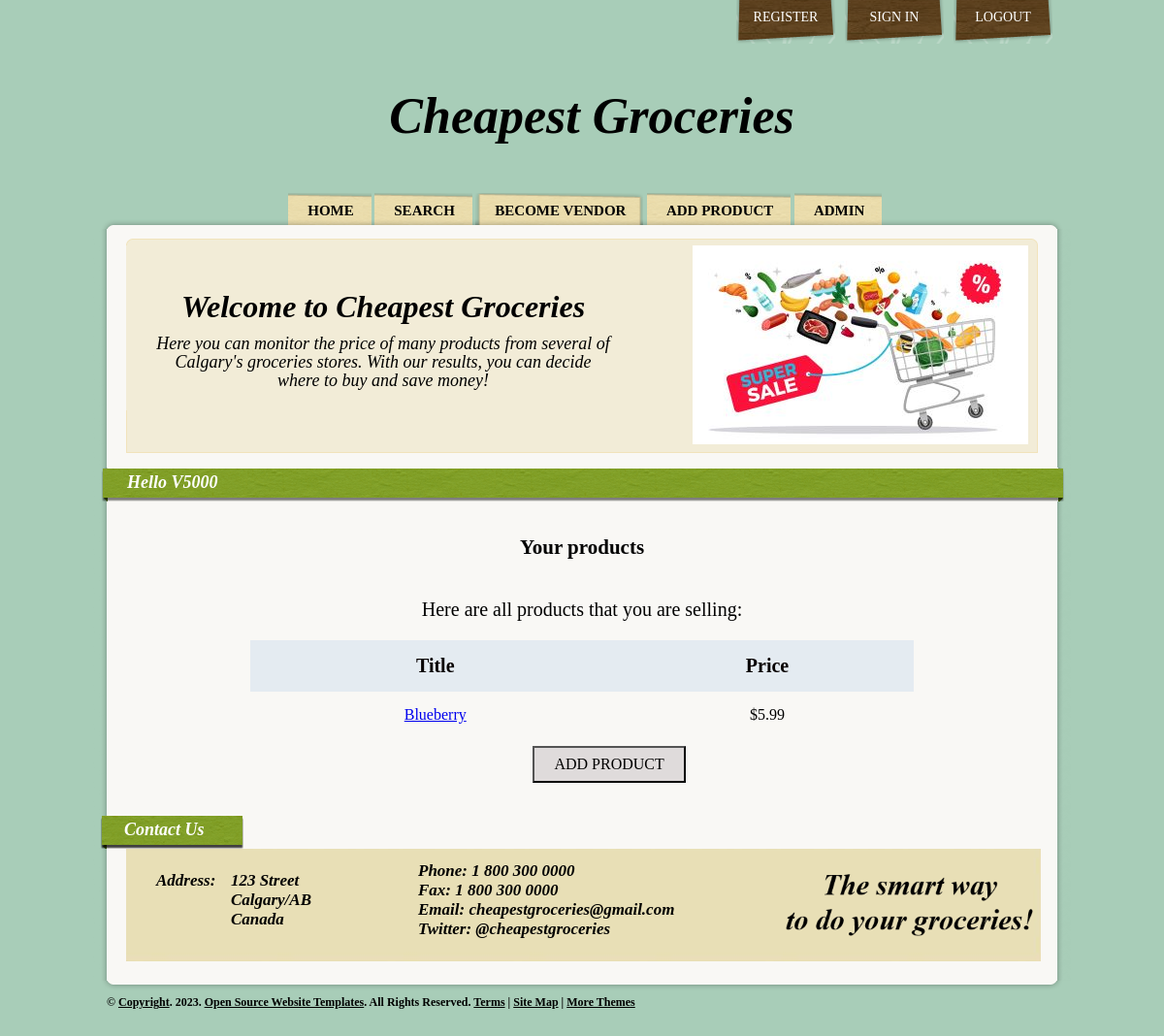
The page /vendor_admin/ (signed in) on the database as committed earlier.
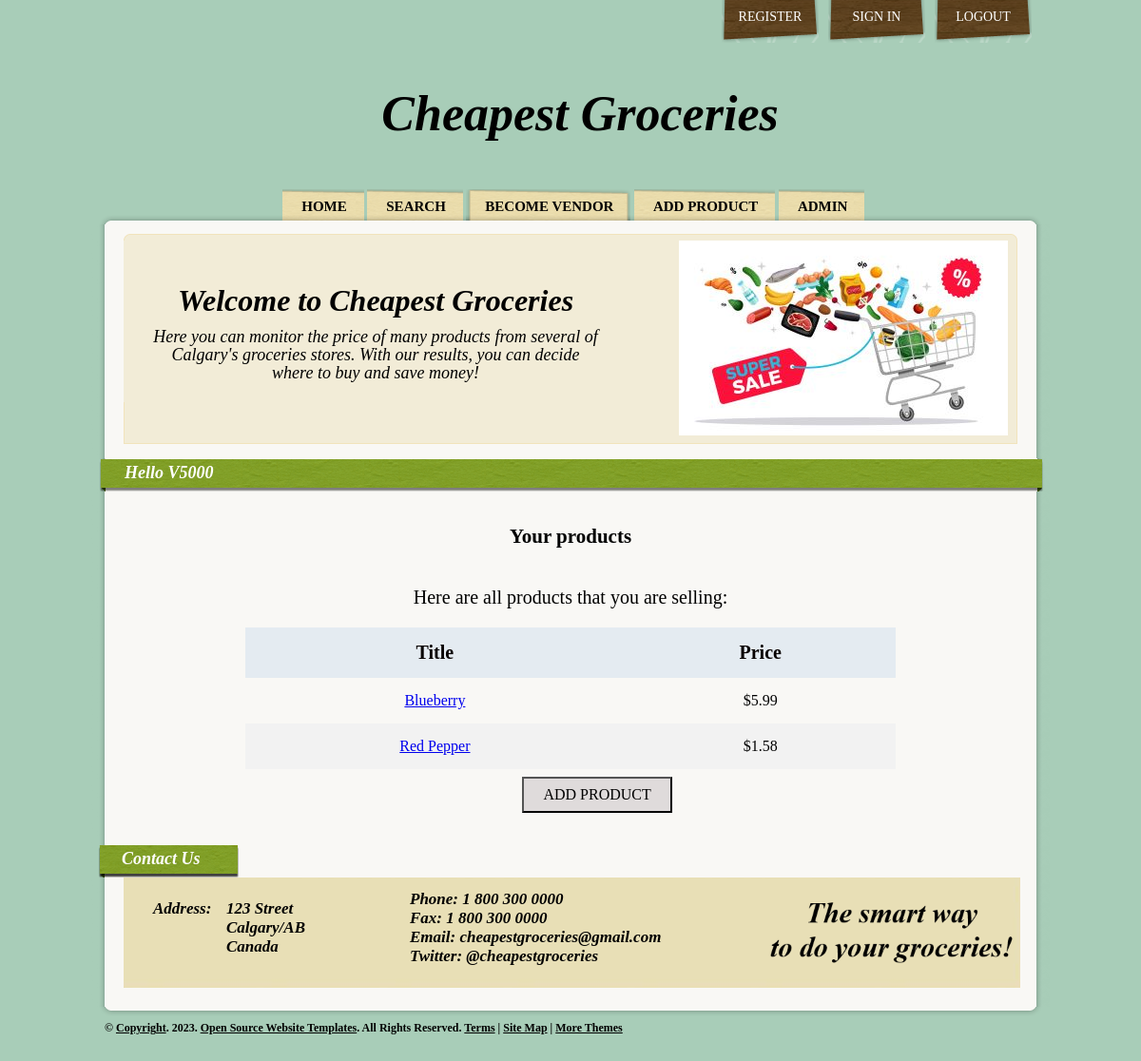
The same page on the database as committed later.
### products/models.py (models this page shows, shortened)
class Product(models.Model):
    category    = models.ForeignKey(Category, related_name = 'products', on_delete = models.CASCADE)
    vendor      = models.ForeignKey(Vendor, related_name = 'products', on_delete = models.CASCADE)
    title       = models.CharField(max_length = 200)
    slug        = models.SlugField(max_length = 200, unique = True) #used in the urls
    price       = models.DecimalField(max_digits = 6, decimal_places = 2, blank=True, default = 0.0)
    date_added  = models.DateTimeField(auto_now_add = True)
    image       = models.ImageField(upload_to = 'uploads/', blank = True, null = True)
    thumbnail   = models.ImageField(upload_to = 'uploads/', blank = True, null = True)
    class Meta:
        ordering = ['-date_added'] #data in descent order

### vendor/views.py (the view)
# urls.py: path('vendor_admin/', vendor_admin, name = 'vendor_admin'), #own
@login_required
def vendor_admin(request):
    vendor = request.user.vendor
    print(vendor.name)
    products = vendor.products.all()
    context = {'vendor': vendor, 'products': products}
    template = 'vendor_admin.html'
    return render (request, template, context)

### products/context_processors.py (called while the page is built)
def menu_categories(request):
    categories = Category.objects.all()
    return {'menu_categories': categories}

### templates/vendor_admin.html (shortened to what this page needs)
{% extends "base.html" %}
{% block content %}
    {% if user.is_authenticated and user.is_staff %}
        <div class="heading">
            Hello {{ user }}
        </div>
        <div class="box">
            {% if products %}
                <h2 class="font-weight-normal box-v-a">Your products</h2>
                <p class="p-v-a">Here are all products that you are selling: </p>
                <table class="table-v-a center-t">
                    <thead class="table-fonth">
                        <tr class="tr-v-a tr-v-a-h">
                            <th class="th-td-v-a th-color">Title</th>
                            <th class="th-td-v-a th-color">Price</th>
                        </tr>
                    </thead>
                    <tbody>
                        {% for product in products|dictsort:"title" %}
                            <tr class="tr-v-a tr-v-a-h table-fontr">
                                <td class="th-td-v-a"><a href="{% url 'product' product.category.slug product.slug %}">{{ product.title }}</a></td>
                                <td class="th-td-v-a">${{ product.price }}</td>
                            </tr>
                        {% endfor %}
                    </tbody>
                </table>
                <button id="myButton" class="btn-a-p" type="submit">Add product</button>
            {% endif %}
        </div>
    {% endif %}
{% endblock content %}

Rows that differ between the two databases and show on the page:
added Product: title "Red Pepper", price "1.58"
